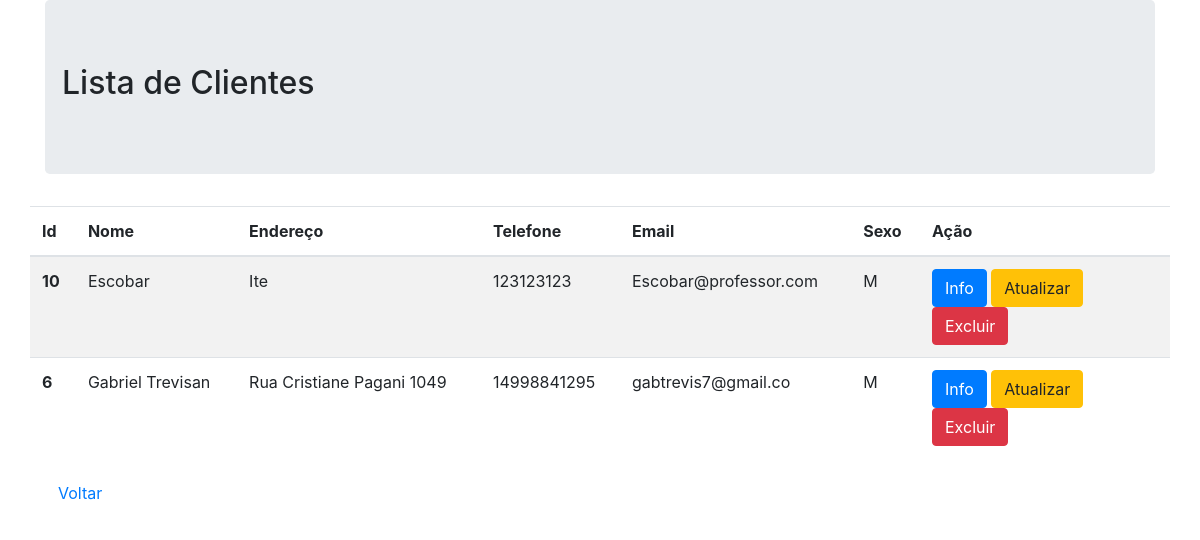
The app's page /trabalho/admin/listacliente.php with its own data.
### tables this page shows
CREATE TABLE `cliente` (
  `id` int(11) UNSIGNED NOT NULL,
  `nome` varchar(50) NOT NULL,
  `endereco` varchar(80) NOT NULL,
  `telefone` varchar(35) NOT NULL,
  `email` varchar(40) NOT NULL,
  `sexo` varchar(1) NOT NULL
);

### trabalho/admin/listacliente.php (the view, shortened to what this page needs)
<!DOCTYPE html>
<html lang="pt-br">
<head>
    <link rel="stylesheet" href="assets/css/bootstrap.min.css">
</head>
<body>
    <div class="container">
        <div class="jumbotron">
            <div class="row">
                <h2> Lista de Clientes </h2>
            </div>
        </div>
        <div class="row">
            <table class="table table-striped">
                <thead>
                    <tr>
                        <th scope="col">Id</th>
                        <th scope="col">Nome</th>
                        <th scope="col">Endereço</th>
                        <th scope="col">Telefone</th>
                        <th scope="col">Email</th>
                        <th scope="col">Sexo</th>
                        <th scope="col">Ação</th>
                    </tr>
                </thead>
                <tbody>
                    <?php
                        $pdo = Banco::conectar();
                        $sql = 'SELECT * FROM cliente ORDER BY id DESC';
                        foreach($pdo->query($sql)as $row)
                        {
                            echo '<tr>';
			                      echo '<th scope="row">'. $row['id'] . '</th>';
                            echo '<td>'. $row['nome'] . '</td>';
                            echo '<td>'. $row['endereco'] . '</td>';
                            echo '<td>'. $row['telefone'] . '</td>';
                            echo '<td>'. $row['email'] . '</td>';
                            echo '<td>'. $row['sexo'] . '</td>';
                            echo '<td width=250>';
                            echo '<a class="btn btn-primary" href="read-clientes.php?id='.$row['id'].'">Info</a>';
                            echo '<a class="btn btn-warning" href="update-clientes.php?id='.$row['id'].'">Atualizar</a>';
                            echo '<a class="btn btn-danger" href="deletecliente.php?id='.$row['id'].'">Excluir</a>';
                            echo '</td>';
                            echo '</tr>';
                        }
                        ?>
                </tbody>
            </table>
        </div>
        <a href="index.php" type="btn" class="btn btn-default">Voltar</a>
    </div>
</body>
</html>

### records on screen
cliente: id "10", nome "Escobar", endereco "Ite", telefone "123123123", email "Escobar@professor.com", sexo "M"
cliente: id "6", nome "Gabriel Trevisan", endereco "Rua Cristiane Pagani 1049", telefone "14998841295", email "gabtrevis7@gmail.co", sexo "M"
